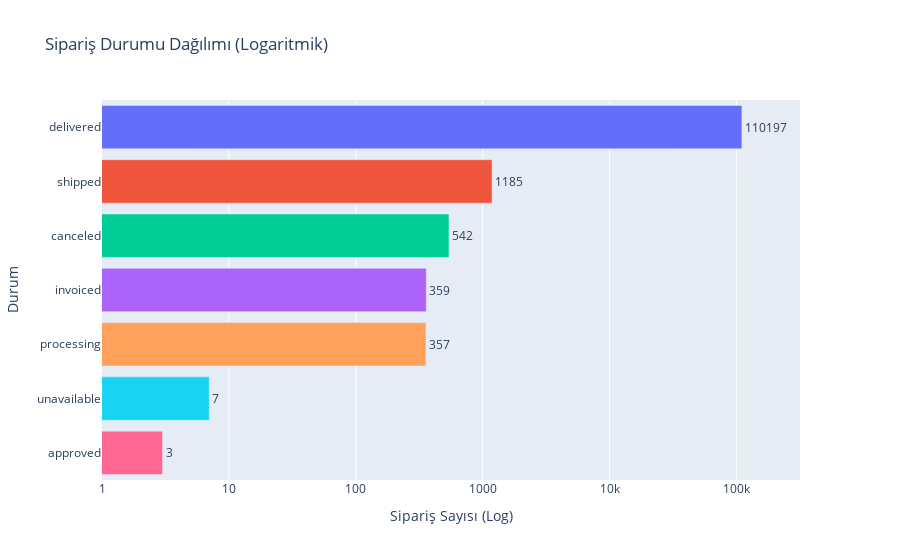

Notebook code cell kept with this figure:
### Markdown cell above
### 🛠️ Eksik Veri Stratejisi (Karar Anı)

1.  **Teslimat Tarihleri (2454 eksik):** Bunlar henüz teslim edilmemiş veya iptal edilmiş siparişler. **Lojistik Modülü** için sadece teslim edilmiş (`delivered`) siparişleri kullanacağız, bu yüzden bu eksikler sorun değil (filtrelenecek).
2.  **Ürün Bilgileri (1603 eksik):** Kategori veya boyut bilgisi olmayan ürünler. Bunları **Growth Modülü** için "Unknown" olarak dolduracağız veya analizden çıkaracağız.
3.  **Boyutlar (18 eksik):** Çok az olduğu için bu satırları eğitim setinden çıkarabiliriz.

### Code cell
# 2. Sipariş Durumu (Bar Chart - Final Düzeltme)
status_counts = (
    master_df.group_by("order_status")
    .len()
    .sort("len", descending=True)
    .to_pandas()
)

fig = px.bar(status_counts, x='len', y='order_status', 
             orientation='h', 
             title='Sipariş Durumu Dağılımı (Logaritmik)',
             text='len',
             color='order_status')

# Logaritmik eksen ayarları
# range=[0, 5.5] -> 10^5.5 ≈ 316,000 (Yazıların sığması için yeterli alan)
# dtick=1 -> Sadece 10'un ana kuvvetlerini göster (10, 100, 1k...)
fig.update_xaxes(type="log", title="Sipariş Sayısı (Log)", range=[0, 5.5], dtick=1)
fig.update_yaxes(title="Durum")

fig.update_layout(showlegend=False, margin=dict(r=100))
fig.update_traces(textposition='outside')
fig.show()

### Figure 1 — Plotly figure (JSON) as saved in the notebook; plotly's stock layout.template omitted (floating-point values rounded to 4 significant figures)
{"data": [{"hovertemplate": "order_status=%{y}<br>len=%{text}<extra></extra>", "legendgroup": "delivered", "marker": {"color": "#636efa", "pattern": {"shape": ""}}, "name": "delivered", "orientation": "h", "showlegend": true, "text": [110200.0], "textposition": "outside", "type": "bar", "x": [110197], "xaxis": "x", "y": ["delivered"], "yaxis": "y"}, {"hovertemplate": "order_status=%{y}<br>len=%{text}<extra></extra>", "legendgroup": "shipped", "marker": {"color": "#EF553B", "pattern": {"shape": ""}}, "name": "shipped", "orientation": "h", "showlegend": true, "text": [1185.0], "textposition": "outside", "type": "bar", "x": [1185], "xaxis": "x", "y": ["shipped"], "yaxis": "y"}, {"hovertemplate": "order_status=%{y}<br>len=%{text}<extra></extra>", "legendgroup": "canceled", "marker": {"color": "#00cc96", "pattern": {"shape": ""}}, "name": "canceled", "orientation": "h", "showlegend": true, "text": [542.0], "textposition": "outside", "type": "bar", "x": [542], "xaxis": "x", "y": ["canceled"], "yaxis": "y"}, {"hovertemplate": "order_status=%{y}<br>len=%{text}<extra></extra>", "legendgroup": "invoiced", "marker": {"color": "#ab63fa", "pattern": {"shape": ""}}, "name": "invoiced", "orientation": "h", "showlegend": true, "text": [359.0], "textposition": "outside", "type": "bar", "x": [359], "xaxis": "x", "y": ["invoiced"], "yaxis": "y"}, {"hovertemplate": "order_status=%{y}<br>len=%{text}<extra></extra>", "legendgroup": "processing", "marker": {"color": "#FFA15A", "pattern": {"shape": ""}}, "name": "processing", "orientation": "h", "showlegend": true, "text": [357.0], "textposition": "outside", "type": "bar", "x": [357], "xaxis": "x", "y": ["processing"], "yaxis": "y"}, {"hovertemplate": "order_status=%{y}<br>len=%{text}<extra></extra>", "legendgroup": "unavailable", "marker": {"color": "#19d3f3", "pattern": {"shape": ""}}, "name": "unavailable", "orientation": "h", "showlegend": true, "text": [7.0], "textposition": "outside", "type": "bar", "x": [7], "xaxis": "x", "y": ["unavailable"], "yaxis": "y"}, {"hovertemplate": "order_status=%{y}<br>len=%{text}<extra></extra>", "legendgroup": "approved", "marker": {"color": "#FF6692", "pattern": {"shape": ""}}, "name": "approved", "orientation": "h", "showlegend": true, "text": [3.0], "textposition": "outside", "type": "bar", "x": [3], "xaxis": "x", "y": ["approved"], "yaxis": "y"}], "layout": {"barmode": "relative", "legend": {"title": {"text": "order_status"}, "tracegroupgap": 0}, "margin": {"r": 100}, "showlegend": false, "title": {"text": "Sipariş Durumu Dağılımı (Logaritmik)"}, "xaxis": {"anchor": "y", "domain": [0.0, 1.0], "dtick": 1, "range": [0, 5.5], "title": {"text": "Sipariş Sayısı (Log)"}, "type": "log"}, "yaxis": {"anchor": "x", "categoryarray": ["approved", "unavailable", "processing", "invoiced", "canceled", "shipped", "delivered"], "categoryorder": "array", "domain": [0.0, 1.0], "title": {"text": "Durum"}}}}
